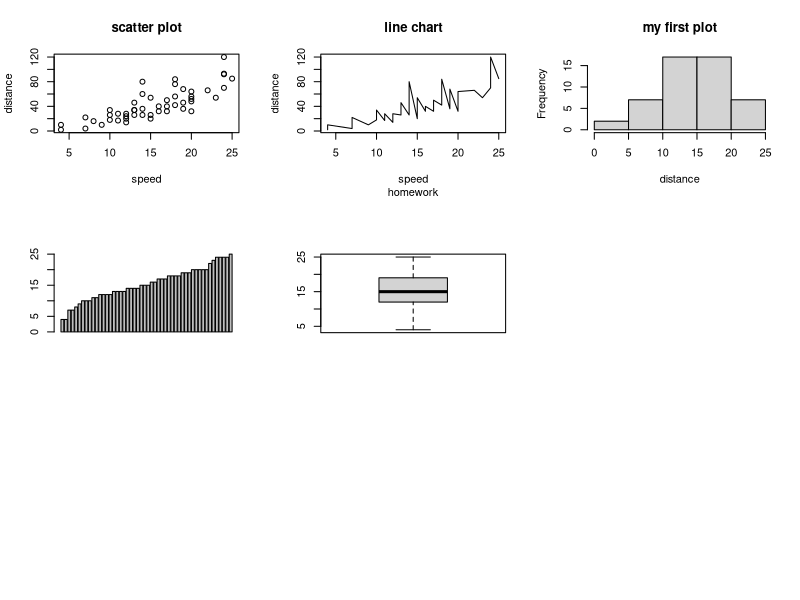

This chart was generated by the following R code:
   
#homework002

    par(mfrow=c(3,3))
    plot(cars$speed, cars$dist, main="scatter plot", xlab="speed", ylab="distance")
    plot(cars$speed, cars$dist, main="line chart", sub="homework" ,xlab="speed", ylab="distance", type="l")
    hist(cars$speed, main="my first plot", xlab="distance")
    barplot(cars$speed)
    boxplot(cars$speed)